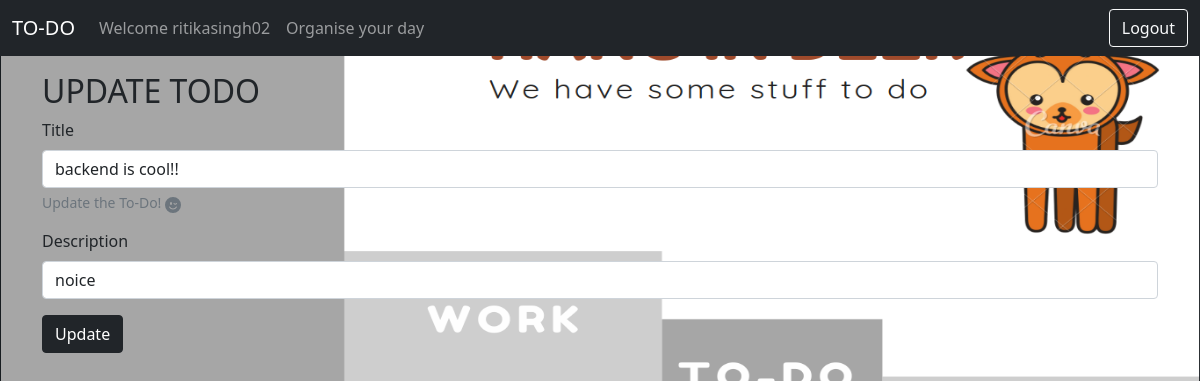
The page /update/5 (signed in) on the database its author committed.
### app.py (models this page shows, shortened)
class Todo(db.Model):
    _tablename = 'todo'
    sno = db.Column(db.Integer, primary_key=True)
    title = db.Column(db.String(200), nullable=False)
    desc = db.Column(db.String(200), nullable=False)
    user = db.Column(db.String(200), db.ForeignKey('user.uname'))
    date_created = db.Column(db.DateTime, default=datetime.utcnow)

### app.py (the view, shortened to what this page needs)
@app.route('/update/<int:sno>', methods=['GET', 'POST'])
def update(sno):
    if 'user' in session:
        todo = Todo.query.filter_by(sno=sno, user=session['user']).first()
        if todo is None:
            return render_template("404.html")
        return render_template("update.html", todo=todo, user=session['user'])
    else:
        return render_template("login_alert.html")

### templates/update.html (shortened to what this page needs)
{% extends 'base.html' %}
{%block body%}
    <div class="container my-3">
        <h2>UPDATE TODO</h2>
    <form action= "/update/{{todo.sno}}" method="POST">
        <div class="mb-3">
            <label for="title" class="form-label">Title</label>
            <input type="text" class="form-control" name = "title" id="title" value = "{{todo.title}}" aria-describedby="emailHelp">
            <div id="emailHelp" class="form-text">Update the To-Do!
            </div>
        </div>
        <div class="mb-3">
            <label for="desc" class="form-label">Description</label>
            <input type="text" class="form-control" name = "desc" id="desc" value="{{todo.desc}}">
        </div>
        <button type="submit" class="btn btn-dark ">Update</button>
        </form>
        </div>
{%endblock%}

### templates/base.html (shortened to what this page needs)
<!doctype html>
<html lang="en">
  <head>
    <link href="https://cdn.jsdelivr.net/npm/bootstrap@5.0.0/dist/css/bootstrap.min.css" rel="stylesheet">
    <link href="https://cdn.jsdelivr.net/npm/bootstrap@5.0.0/dist/css/bootstrap.min.css" rel="stylesheet">
  </head>
  <body onload="Focus()">
    <nav class="navbar navbar-expand-lg navbar-dark bg-dark">
        <div class="container-fluid">
          <a class="navbar-brand" href="/">TO-DO</a>
          <div class="collapse navbar-collapse" id="navbarSupportedContent">
            <ul class="navbar-nav me-auto mb-2 mb-lg-0">
              <li class="nav-item">
                {% if user%}
                <a class="nav-link deactive" aria-current="page" href="/">Welcome {{user}}</a>
                {%else%}
                <a class="nav-link active" aria-current="page" href="/login">Login</a>
                {%endif%}
              </li>
              <li class="nav-item">
                <a class="nav-link" href="#">Organise your day</a>
              </li>
            </ul>
            <div class="d-flex" >
              <button type="button" class="btn btn-outline-light" onclick="location.href ='/logout';">Logout</button>
            </div>
          </div>
        </div>
      </nav>
      {% block body %}
      {% endblock body %}
  </body>
  </html>

### templates/base.html (style rules this page uses)
body { background-color: #dfe6e9; }

### templates/update.html (style rules this page uses)
body { background-image: url('./static/back.png'); background-position: fixed; background-size: 100% 560px; background-repeat: no-repeat; }

### rows shown on the page
Todo: user "ritikasingh02", title "backend is cool!!", desc "noice"
